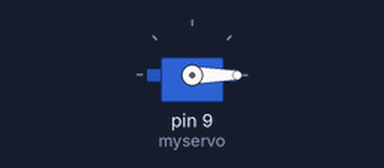
This sketch was run on a simulated Arduino Uno, built with avr-gcc and run on an emulated ATmega328P. On the bench: servo. At 9.5 s the program stops and its outputs stay as they are.

Above: at 0.05 s.
Timing chart, 0 to 3.0 s (numbered marks = the images above):
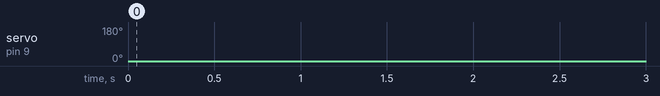

Measured:
- by itself, servo on pin 9 (myservo): 0° → 180° at 5.0 s, → 0° 0.15 s later, → 180° 0.15 s later, → 0° 0.15 s later, … (30 changes in this stretch)

The sketch:

rubiksPrototype.ino
```cpp
#include <Servo.h>

Servo myservo;  // create servo object to control a servo

void setup()
{
  myservo.attach(9,850,1855);  // attaches the servo on pin 9 to the servo object
}

void loop()
{
    myservo.write(0);              // tell servo to go to the 0 degree position
    delay(5000);                   // waits 5s for interactor to be lowered onto the cube


    for(int i = 0; i < 180; i += 15){  //loop to rotate back and forth, incrementing to 180 degrees. The back and forth rotation helps the servo and keeps the cube from locking up.
      myservo.write(180);              //start moving to 180 degrees
      delay(150);                      //wait for servo to begin to move
      myservo.write(i - 15);           //move back 15 degrees
      delay(150);                      //wait for servo to begin to move
    };

    for(int i = 165; i < 180; i += 5){  //loop to rotate back and forth, this time at lower increments to reach 180 degrees.
      myservo.write(180);               //start moving to 180 degrees
      delay(150);                       //wait for servo to begin to move
      myservo.write(i - 5);             //move back 15 degrees
      delay(150);                       //wait for servo to begin to move
    };

    while(true){};  //pause loop

}
```

movement.c
```cpp
#include <QTRSensors.h>
#include <Wire.h>
#include <Adafruit_MotorShield.h>
#include <PID_v1.h>
#include "utility/Adafruit_PWMServoDriver.h"


#define NUM_SENSORS   8     // number of sensors used
#define TIMEOUT       2500  // waits for 2500 microseconds for sensor outputs to go low
#define EMITTER_PIN   2     // emitter is controlled by digital pin 2

// sensors 0 through 7 are connected to digital pins 3 through 10, respectively
QTRSensorsRC qtrrc((unsigned char[]) {3, 4, 5, 6, 7, 8, 9, 10},
  NUM_SENSORS, TIMEOUT, EMITTER_PIN);
unsigned int sensorValues[NUM_SENSORS];

// Create the motor shield object with the default I2C address
Adafruit_MotorShield AFMS = Adafruit_MotorShield();
// Or, create it with a different I2C address (say for stacking)
// Adafruit_MotorShield AFMS = Adafruit_MotorShield(0x61);

// Select which 'port' M1, M2, M3 or M4. In this case, M1
Adafruit_DCMotor *myMotor1 = AFMS.getMotor(1);
Adafruit_DCMotor *myMotor2 = AFMS.getMotor(2);
// You can also make another motor on port M2
//Adafruit_DCMotor *myOtherMotor = AFMS.getMotor(2);


double Input, Output, Setpoint;
 PID myP(&Input, &Output, &Setpoint,10,1,100, DIRECT);


void setup()
{


  for (int i = 0; i < 400; i++)  // make the calibration take about 10 seconds
  {
    qtrrc.calibrate();       // reads all sensors 10 times at 2500 us per read (i.e. ~25 ms per call)
  }

  Serial.begin(9600);

    delay(1000);

  AFMS.begin();  // create with the default frequency 1.6KHz
  //AFMS.begin(1000);  // OR with a different frequency, say 1KHz

  // Set the speed to start, from 0 (off) to 255 (max speed)
  //motor1
  myMotor1->setSpeed(50);
  myMotor1->run(FORWARD);


  //motor2
  myMotor2->setSpeed(50);
  myMotor2->run(FORWARD);

 Setpoint = 3500;
 myP.SetMode(AUTOMATIC);
 myP.SetOutputLimits(-3000, 3000);
 myP.SetSampleTime(10);


}


void loop()
{
  // read calibrated sensor values and obtain a measure of the line position from 0 to 5000
  // To get raw sensor values, call:
  //  qtrrc.read(sensorValues); instead of unsigned int position = qtrrc.readLine(sensorValues);
  unsigned int position = qtrrc.readLine(sensorValues);
  Input = position;
  // print the sensor values as numbers from 0 to 1000, where 0 means maximum reflectance and
  // 1000 means minimum reflectance, followed by the line position
  Serial.println(); // uncomment this line if you are using raw values
  Serial.println(position); // comment this line out if you are using raw values


  myP.Compute();
  Serial.println(Output);

  if(Output < -1000){
    myMotor1->run(RELEASE);
    myMotor2->run(FORWARD);
  }
  else if(Output > 1000){
    myMotor1->run(FORWARD);
    myMotor2->run(RELEASE);
  }
  else{
    myMotor1->run(FORWARD);
    myMotor2->run(FORWARD);
  }

  delay(100);
}
```

photocell.c
```cpp
/*
Written by Greg Carkin

Program sets up 8 pins for reading photocell sensors.
Pin data is temporarily stored in a state array.

As sensors store data in state array, their value is checked against
the max. If their value is greater than the current max, the current
sensor value is the new max value. If there is a max value found that
is greater than the accepted normal light value, a servo rotates the
holding rod and another servo presses the rod down, then up.
*/

#include <Adafruit_MotorShield.h>
#include <Wire.h>
#include "utility/Adafruit_PWMServoDriver.h"


//#define pin constants


//counter
int i;

//photocell variables
int pcPin[4] = {0,1,2,3}; //array of pins
int tmpState[4]; //array for pin states
int lMax; //max light level recorded
double sMax; //sensor number that recorded max light level

/*
//servo variables
Servo rS; //rotation servo
Servo vS; //vertical servo
int gr = 2; //gear ratio between servo and rod
int sRP = 9; //what ever the servo pins are
int sVP = 10; //what ever the servo pins are
int down = 30; //degrees needed to push the vertical rod down
int rot = 360/8/gr; //degrees between each sensor divided by gear ratio
int wT = 100; //wait timer
*/

//stepper variables
// Create the motor shield object with the default I2C address
Adafruit_MotorShield AFMS = Adafruit_MotorShield();

// Connect a stepper motor with 200 steps per revolution (1.8 degree)
// to motor port #2 (M3 and M4)
Adafruit_StepperMotor *myMotor = AFMS.getStepper(513, 1);
int mPort = 2;
int steps = 513;
int sens = 4;
double sDeg = steps/360.0;
double dSMax;


void setup(void){

	//read at 9600 bits per second
	Serial.begin(9600);

	//start stepper
	AFMS.begin(1000);

	myMotor->setSpeed(20);
}

void loop(void){
	//reset max
	lMax = 0;
	sMax = 0.0;
        dSMax = 0.0;

	//set state
	for(i=0; i<4; i++){

		//store current sensor reading
		tmpState[i] = analogRead(pcPin[i]);
                //Serial.print(i);
                //Serial.println(tmpState[i]);

		//set max reading
		if(tmpState[i] > lMax){
			lMax = tmpState[i];
			sMax = dSMax;
		}
                dSMax = dSMax + 1.0;
	}
        //Serial.println("");
   if(lMax > 250){
      if(sMax == 0){
             Serial.println("Yellow Lit up");
      }

      else if(sMax == 1){
             Serial.println("Green Lit up");
      }

      else if(sMax == 2){
             Serial.println("Red Lit up");
      }

      else if(sMax == 3){
             Serial.println("Blue Lit up");
      }

      Serial.print("Pin ");
      Serial.print(sMax);
      Serial.print(" saw light of: ");
      Serial.println(lMax);
	  Serial.println("Turning ");
	  Serial.print(sDeg * sMax * 90.0);


		//myMotor->step( sDeg * sMax * 90.0,FORWARD, DOUBLE);
		//delay(2000);

	}

	delay(10);
}
	
```
